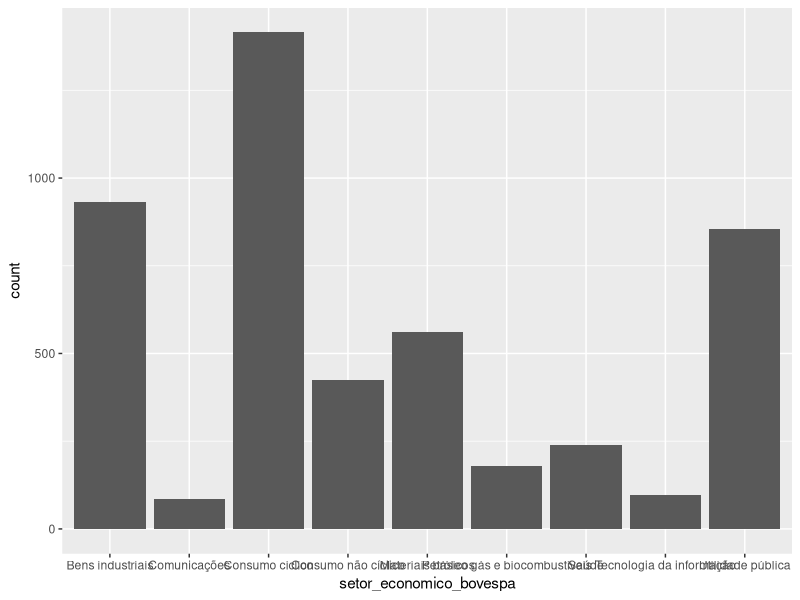
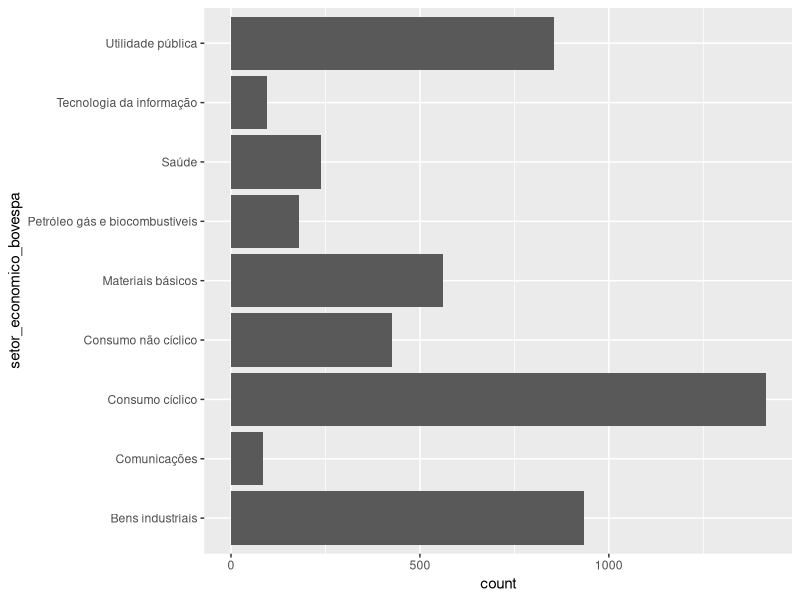
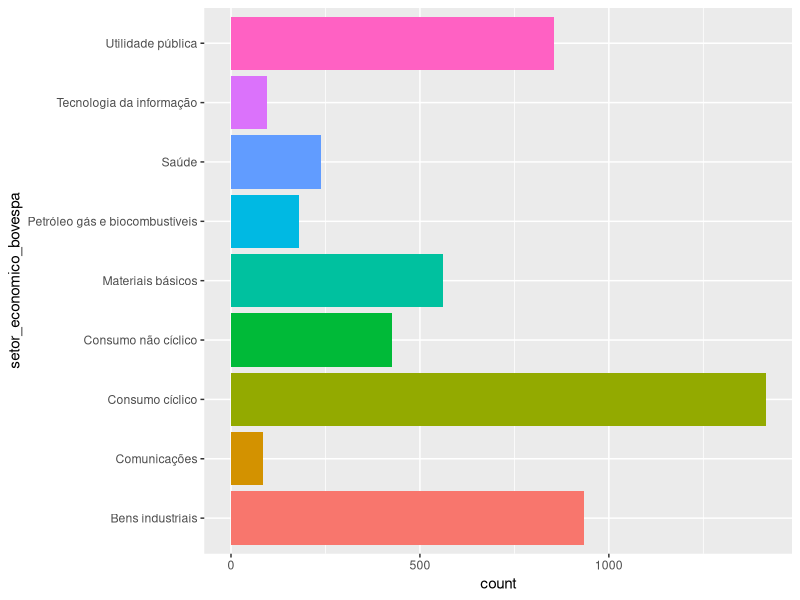
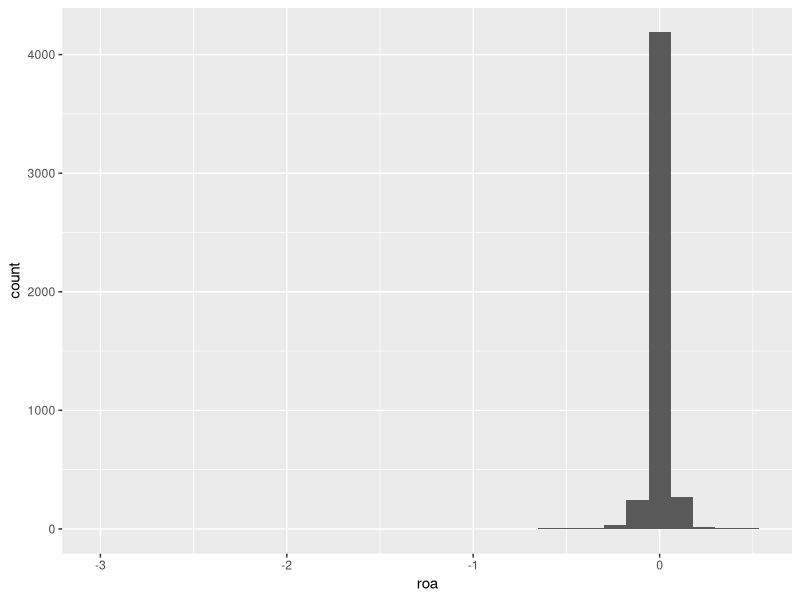
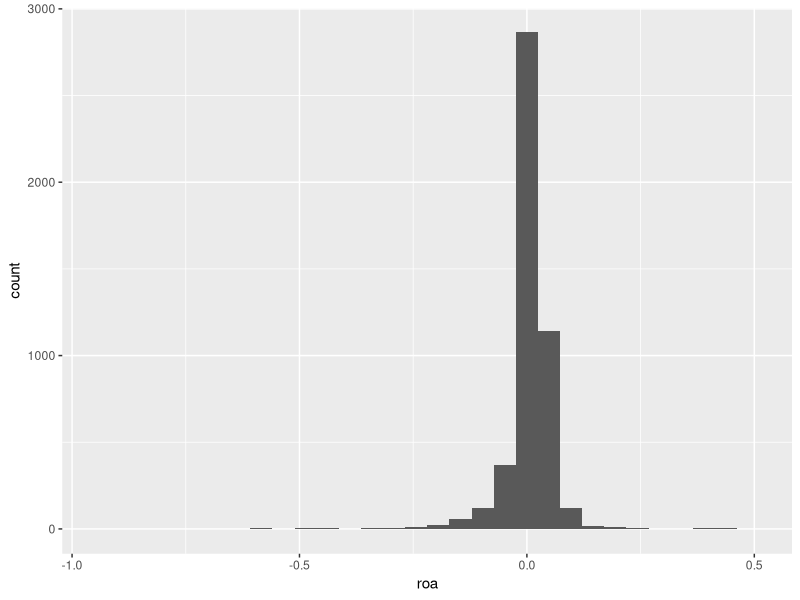
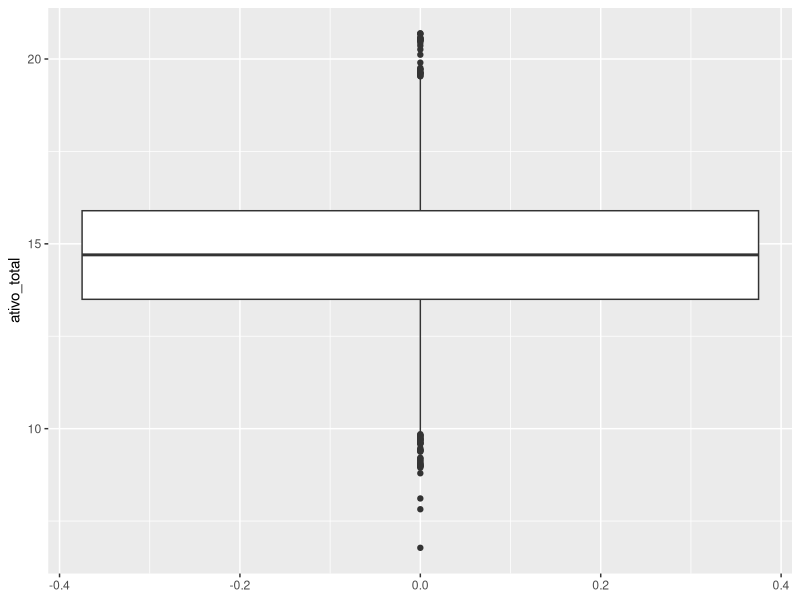
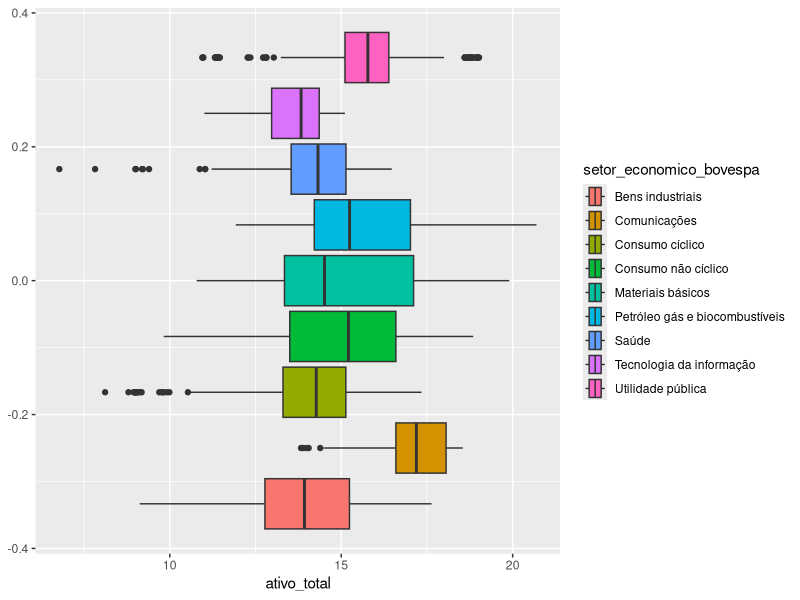
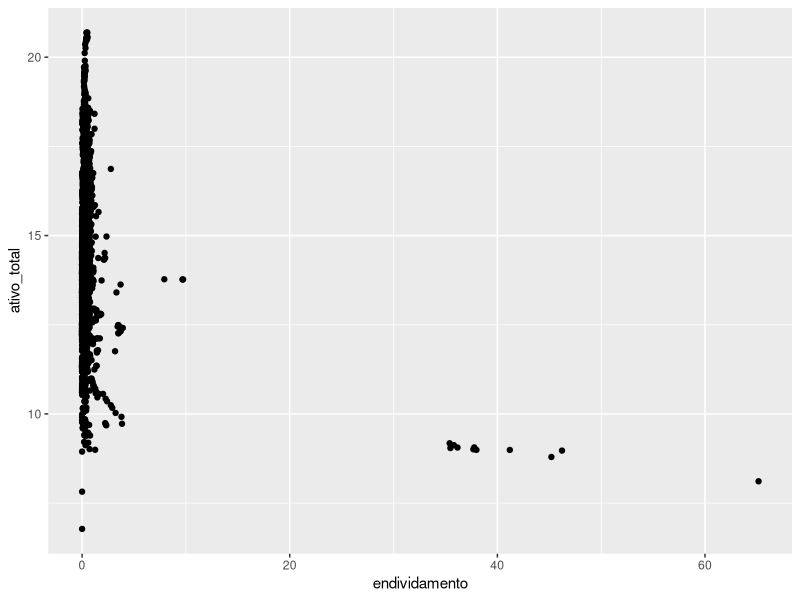

Generate these figures, in order, with R:
## ---- chunk 1
# bibliotecas
library(readr) # ler dados 
library(dplyr) # manipulação de dados
library(fastDummies) # criação de variáveis dummies
library(magrittr) # operador pipe %>%  
library(zoo) # para trabalhar com datas
library(ggplot2) # visualizações

# importando dados
df <- read_csv('dados_minicurso_ppgcc.csv')

# visualizar a estrutura dos dados
glimpse(df)
## ---- chunk 2
# transformar data em formato de datetime
df$data <- zoo::as.yearmon(df$data)
# verificar a estrutura novamente
df %>% 
  glimpse()

## ---- chunk 3
dados <- df %>% 
  arrange(Nome) %>% 
  group_by(Nome) %>% 
  filter(AtivoTot != 0,
         PtLqCo != 0, 
         Receita != 0) %>% 
  mutate(trimestre = factor(lubridate::month(data), levels = c('3', '6', '9', '12'),
                            labels = c('Q1', 'Q2', 'Q3', 'Q4')), # vai extrair apenas o mês das datas
         ano = lubridate::year(data), 
         ativo_total = log(AtivoTot),
         receita = Receita/dplyr::lag(AtivoTot),
         market_to_book = ValorMercado/dplyr::lag(PtLqCo),
         endividamento = (TotEmFiCP + TotEmFiLP)/dplyr::lag(AtivoTot),
         roa = LucroLiquido/dplyr::lag(AtivoTot),
         margem_operacional = EBIT/Receita) %>% 
  ungroup() %>% 
  select(Nome, setor_economico_bovespa, ano, trimestre, ativo_total, receita, market_to_book, endividamento, 
         roa, margem_operacional) %>% 
  na.omit()
## ---- chunk 4
summary(dados)
## ---- chunk 5
mean(dados$ativo_total)
mean(dados$receita)
mean(dados$market_to_book)
#...
## ---- chunk 6
dados %>% 
  summarise_if(is.numeric, mean)
## ---- chunk 7
sd(dados$endividamento)
sd(dados$roa)
sd(dados$margem_operacional)
## ---- chunk 8
dados %>% 
  summarise_if(is.numeric, sd)
## ---- chunk 9
dados %>% 
  group_by(trimestre) %>% 
  summarise_if(is.numeric, mean) %>% 
  select(-ano)
## ---- chunk 10
dados %>% 
  group_by(trimestre) %>% 
  summarise_if(is.numeric, sd) %>% 
  select(-ano)
## ---- chunk 11
estatisticas <- function(x){
  x <- x[!is.na(x)] # isso serve para que ele omita as observações com NA
  me <- mean(x)
  med <- median(x)
  n <- length(x)
  s <- sd(x)
  mi <- min(x)
  ma <- max(x)
  q25 <- quantile(x, probs = 0.25)
  q75 <- quantile(x, probs = 0.75)
  return(c(n = n, media = me, mediana = med, desvio = s, 
           Q = q25, Q = q75, min = mi, max = ma))
}
## ---- chunk 12
dados %>% 
  summarise_if(is.numeric, estatisticas) %>% 
  select(-ano) 
## ---- chunk 13
dados %>% 
  select_if(is.numeric) %>% 
  select(-ano) %>% 
  apply(MARGIN = 2, estatisticas)
## ---- chunk 14
apply_estatisticas <- function(x){
  apply(x, 2, estatisticas)
}

# vamos criar um vetor com os nomes das variáveis quantitativas, exceto  ano.
quant_vars <- dados %>% 
                select(-ano) %>% 
                select_if(is.numeric) %>% 
                colnames()


# em seguida, aplicaremos essa função nas variáveis quantitativas pelo grupo selecionado
by(dados[, quant_vars], dados$trimestre, apply_estatisticas)
## ---- chunk 15
ggplot(dados) + 
  geom_bar(aes(setor_economico_bovespa))
## ---- chunk 16
ggplot(dados) + 
  geom_bar(aes(y = setor_economico_bovespa))
## ---- chunk 17
# Sua vez: Faça o gráfico de barras para a variável ano

## ---- chunk 18
ggplot(dados, aes(y= setor_economico_bovespa, fill = setor_economico_bovespa)) + 
  geom_bar() + 
  guides(fill = FALSE) # remover a legenda das cores. 
## ---- chunk 19
ggplot(dados) + 
  geom_histogram(aes(roa))
## ---- chunk 20
d <- dados %>% 
  filter(roa > -1 & roa < 1)

ggplot(d) + 
  geom_histogram(aes(roa))
## ---- chunk 21
# Sua vez: crie um histograma da variável market-to-book. 

## ---- chunk 22
ggplot(d) + 
  geom_boxplot(aes(y= ativo_total))
## ---- chunk 23
ggplot(d, aes(ativo_total, fill = setor_economico_bovespa)) + 
  geom_boxplot() 

## ---- chunk 24

## ---- chunk 25
ggplot(d) + 
  geom_point(aes(x = endividamento, y = ativo_total))
## ---- chunk 26
e <- d %>% 
  filter(endividamento>0.1, 
         endividamento<2)

ggplot(e) + 
  geom_point(aes(x = endividamento, y = ativo_total))
## ---- chunk 27
ggplot(e, aes(x = endividamento, y = ativo_total, colour = setor_economico_bovespa)) + 
  geom_point() + 
  geom_smooth(method = lm) # adicionar regressão linear
## ---- chunk 28
ggplot(e, aes(x = ativo_total, y = margem_operacional, colour = setor_economico_bovespa)) + 
  geom_point()

## ---- chunk 29

m <- e %>% 
  filter(market_to_book > -10,
         market_to_book < 10,
         margem_operacional > -2.5, 
         margem_operacional < 2.5)

ggplot(m, aes(x = ativo_total, y = margem_operacional, colour = setor_economico_bovespa)) + 
  geom_point() + 
  geom_smooth(method = lm)


ggplot(m, aes(x = roa, y = market_to_book, colour = setor_economico_bovespa)) + 
  geom_point() + 
  geom_smooth(method = lm)
